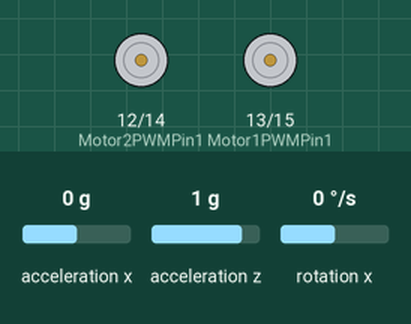
Recording of a sketch running on a simulated ESP8266 (NodeMCU). Shown: motor-driver pin pairs drawn as motors (green arrow = first pin HIGH = forward, orange = second pin HIGH = backward, longer = more drive). The inputs (shaded band) are chosen by the test bench; at power-on: acceleration x 0 g, rotation x 0 °/s, acceleration z 1 g.

Above: at 1.2 s.
1.3 s: acceleration x set to -1.4 g
At 1.8 s:
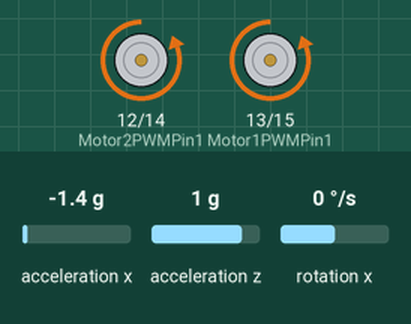
2.8 s: rotation x set to 36 °/s
5.8 s: rotation x set to 41 °/s
At 8.0 s:
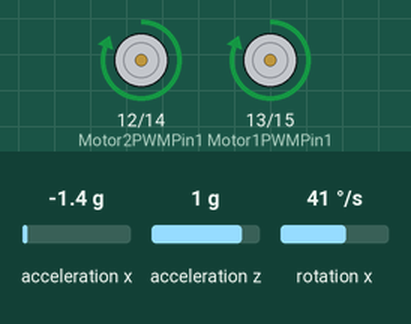
8.3 s: acceleration z set to -0.8 g
At 8.9 s:
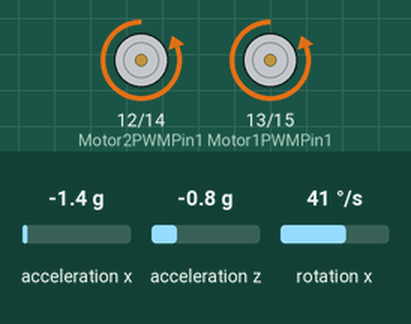
9.9 s: rotation x set to 78 °/s
12.9 s: rotation x set to 85 °/s
At 15.1 s:
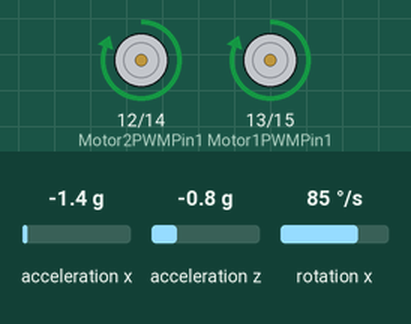
Timing chart, 0 to 16.6 s (numbered marks = the images above; inputs shaded):
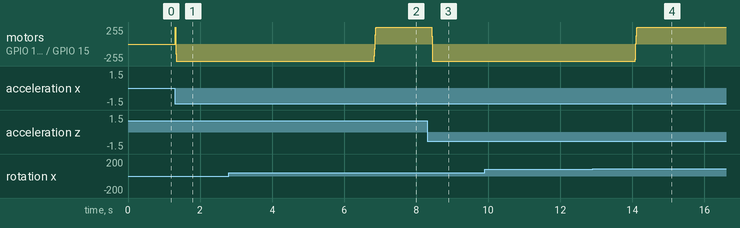

Measured:
- the behaviour switches between 40 and 41 °/s on rotation x (found by bisection; images 1 and 2)
- the behaviour switches between 84 and 85 °/s on rotation x (found by bisection; images 3 and 4)
- after the input at 1.3 s, motor on GPIO 12 (Motor2PWMPin1) / GPIO 14 (Motor2PWMPin2), motor on GPIO 13 (Motor1PWMPin1) / GPIO 15 (Motor1PWMPin2): stopped → backward 255/255 at once
- after the input at 2.8 s, every drawn part: stays the same
- after the input at 5.8 s, motor on GPIO 12 (Motor2PWMPin1) / GPIO 14 (Motor2PWMPin2), motor on GPIO 13 (Motor1PWMPin1) / GPIO 15 (Motor1PWMPin2): backward 255/255 → forward 255/255 after 1.0 s
- after the input at 8.3 s, motor on GPIO 12 (Motor2PWMPin1) / GPIO 14 (Motor2PWMPin2), motor on GPIO 13 (Motor1PWMPin1) / GPIO 15 (Motor1PWMPin2): forward 255/255 → backward 255/255 after 0.14 s
- after the input at 9.9 s, every drawn part: stays the same
- after the input at 12.9 s, motor on GPIO 12 (Motor2PWMPin1) / GPIO 14 (Motor2PWMPin2), motor on GPIO 13 (Motor1PWMPin1) / GPIO 15 (Motor1PWMPin2): backward 255/255 → forward 255/255 after 1.2 s

The sketch:

esp8266Alone.ino
```cpp
#include <Wire.h>
#include "MPU6050.h"

double Kp = 2200;
double Ki = 0;
double Kd = 40;

#define Motor1PWMPin1   13
#define Motor1PWMPin2   15
#define Motor2PWMPin1   12
#define Motor2PWMPin2   14
#define sampleTime  0.01
MPU6050 mpu;
int16_t accY, accZ, gyroX;
double motorPower, gyroRate;
double accAngle, gyroAngle, currentAngle, prevAngle = 0, error, prevError = 0, errorSum = 0;

void setMotors(int MotorPWM ) {
  if (MotorPWM >= 0) {
    analogWrite(Motor1PWMPin1   , MotorPWM);
    analogWrite(Motor1PWMPin2   , 0);
    analogWrite(Motor2PWMPin1   , MotorPWM);
    analogWrite(Motor2PWMPin2   , 0);
  }
  else {
    analogWrite(Motor1PWMPin2   , -MotorPWM);
    analogWrite(Motor1PWMPin1   , 0);
    analogWrite(Motor2PWMPin2   , -MotorPWM);
    analogWrite(Motor2PWMPin1   , 0);
  }
}

void setup() {
  pinMode(Motor1PWMPin1   , OUTPUT);
  pinMode(Motor1PWMPin2   , OUTPUT);
  pinMode(Motor2PWMPin1   , OUTPUT);
  pinMode(Motor2PWMPin2   , OUTPUT);
  setMotors(0);
  Serial.begin(115200);
  Wire.begin();
  analogWriteRange(255);
  mpu.initialize();
  mpu.setXAccelOffset(-1400);
  mpu.setYAccelOffset(-449);
  mpu.setZAccelOffset(1826);
  mpu.setXGyroOffset(89);
  mpu.setYGyroOffset(-72);
  mpu.setZGyroOffset(41);
}
unsigned int lastTempUpdate = 0;
bool periodicFunc() {
  if ((millis() - lastTempUpdate) > (sampleTime * 1000)) {
    lastTempUpdate = millis();
    accAngle = atan2(accY, accZ) * RAD_TO_DEG;
    gyroRate = map(gyroX, -32768, 32767, -250, 250);
    gyroAngle = (float)gyroRate * sampleTime;
    currentAngle = 0.9934 * (prevAngle + gyroAngle) + 0.0066 * (accAngle);

    error = currentAngle - 0;
    errorSum = errorSum + error;
    errorSum = constrain(errorSum, -300, 300);

    motorPower = Kp * (error) + Ki * (errorSum) * sampleTime - Kd * (currentAngle - prevAngle) / sampleTime;

    prevAngle = currentAngle;
    motorPower = constrain(motorPower, -255, 255);

    //motorPower = motorPower * 2;
    setMotors(motorPower );

  }
}
void loop() {
  accY = mpu.getAccelerationX();
  accZ = mpu.getAccelerationZ();
  gyroX = mpu.getRotationX();
  periodicFunc();
}
```
